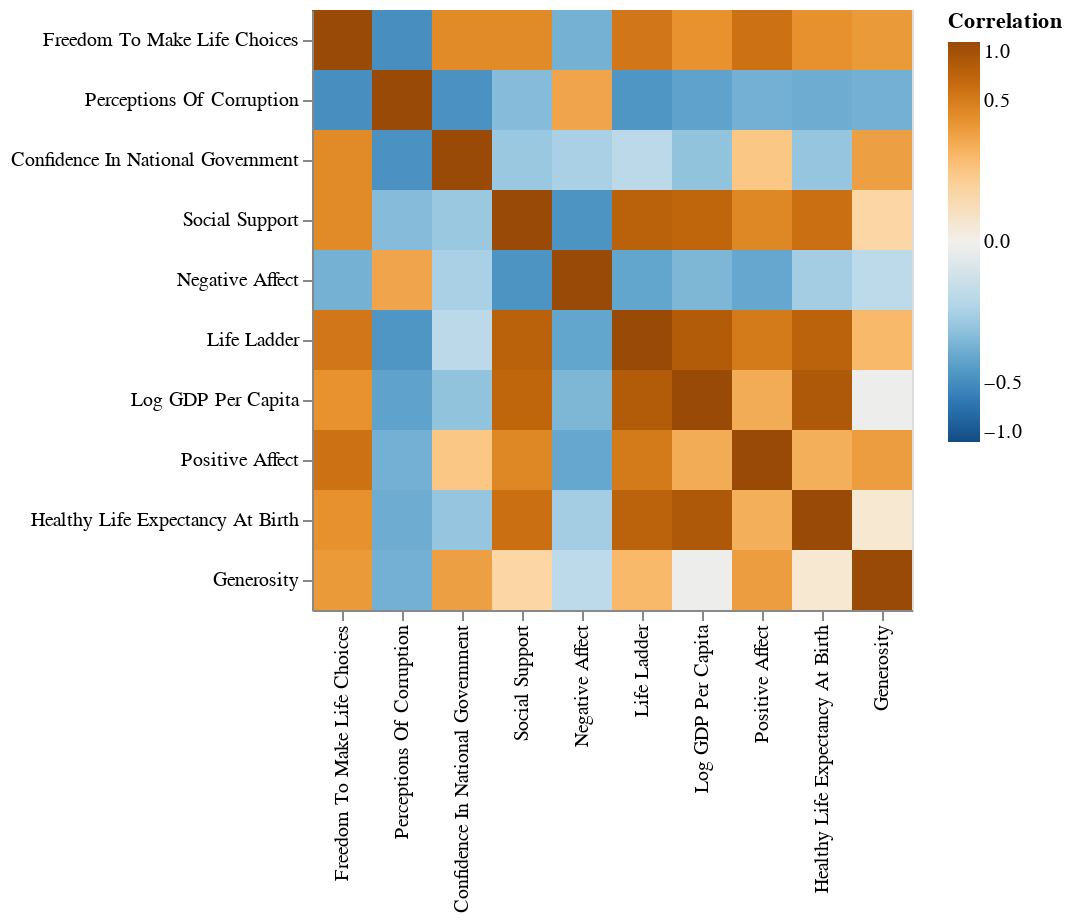

Write notebook code for a chart like this one.
### Markdown cell above
#### Correlation

### Code cell
happy_corr_plot

### Figure 1 — Vega-Lite specification as saved in the notebook (floating-point values rounded to 4 significant figures)
{"$schema": "https://vega.github.io/schema/vega-lite/v5.16.3.json", "config": {"view": {"continuousHeight": 300, "continuousWidth": 300}}, "data": {"name": "data-0e8442f87c5b1eec131ffd03919ff1cf"}, "datasets": {"data-0e8442f87c5b1eec131ffd03919ff1cf": [{"Correlation": 1, "col": "Life Ladder", "row": "Life Ladder"}, {"Correlation": 0.7849, "col": "Life Ladder", "row": "Log GDP Per Capita"}, {"Correlation": 0.7217, "col": "Life Ladder", "row": "Social Support"}, {"Correlation": 0.7135, "col": "Life Ladder", "row": "Healthy Life Expectancy At Birth"}, {"Correlation": 0.5345, "col": "Life Ladder", "row": "Freedom To Make Life Choices"}, {"Correlation": 0.1817, "col": "Life Ladder", "row": "Generosity"}, {"Correlation": -0.4316, "col": "Life Ladder", "row": "Perceptions Of Corruption"}, {"Correlation": 0.5182, "col": "Life Ladder", "row": "Positive Affect"}, {"Correlation": -0.34, "col": "Life Ladder", "row": "Negative Affect"}, {"Correlation": -0.08189, "col": "Life Ladder", "row": "Confidence In National Government"}, {"Correlation": 0.7849, "col": "Log GDP Per Capita", "row": "Life Ladder"}, {"Correlation": 1, "col": "Log GDP Per Capita", "row": "Log GDP Per Capita"}, {"Correlation": 0.6836, "col": "Log GDP Per Capita", "row": "Social Support"}, {"Correlation": 0.8181, "col": "Log GDP Per Capita", "row": "Healthy Life Expectancy At Birth"}, {"Correlation": 0.3676, "col": "Log GDP Per Capita", "row": "Freedom To Make Life Choices"}, {"Correlation": -0.0007997, "col": "Log GDP Per Capita", "row": "Generosity"}, {"Correlation": -0.3529, "col": "Log GDP Per Capita", "row": "Perceptions Of Corruption"}, {"Correlation": 0.238, "col": "Log GDP Per Capita", "row": "Positive Affect"}, {"Correlation": -0.2476, "col": "Log GDP Per Capita", "row": "Negative Affect"}, {"Correlation": -0.1884, "col": "Log GDP Per Capita", "row": "Confidence In National Government"}, {"Correlation": 0.7217, "col": "Social Support", "row": "Life Ladder"}, {"Correlation": 0.6836, "col": "Social Support", "row": "Log GDP Per Capita"}, {"Correlation": 1, "col": "Social Support", "row": "Social Support"}, {"Correlation": 0.5977, "col": "Social Support", "row": "Healthy Life Expectancy At Birth"}, {"Correlation": 0.4094, "col": "Social Support", "row": "Freedom To Make Life Choices"}, {"Correlation": 0.06859, "col": "Social Support", "row": "Generosity"}, {"Correlation": -0.2226, "col": "Social Support", "row": "Perceptions Of Corruption"}, {"Correlation": 0.4311, "col": "Social Support", "row": "Positive Affect"}, {"Correlation": -0.4418, "col": "Social Support", "row": "Negative Affect"}, {"Correlation": -0.1696, "col": "Social Support", "row": "Confidence In National Government"}, {"Correlation": 0.7135, "col": "Healthy Life Expectancy At Birth", "row": "Life Ladder"}, {"Correlation": 0.8181, "col": "Healthy Life Expectancy At Birth", "row": "Log GDP Per Capita"}, {"Correlation": 0.5977, "col": "Healthy Life Expectancy At Birth", "row": "Social Support"}, {"Correlation": 1, "col": "Healthy Life Expectancy At Birth", "row": "Healthy Life Expectancy At Birth"}, {"Correlation": 0.3734, "col": "Healthy Life Expectancy At Birth", "row": "Freedom To Make Life Choices"}, {"Correlation": 0.01088, "col": "Healthy Life Expectancy At Birth", "row": "Generosity"}, {"Correlation": -0.2991, "col": "Healthy Life Expectancy At Birth", "row": "Perceptions Of Corruption"}, {"Correlation": 0.2231, "col": "Healthy Life Expectancy At Birth", "row": "Positive Affect"}, {"Correlation": -0.1407, "col": "Healthy Life Expectancy At Birth", "row": "Negative Affect"}, {"Correlation": -0.178, "col": "Healthy Life Expectancy At Birth", "row": "Confidence In National Government"}, {"Correlation": 0.5345, "col": "Freedom To Make Life Choices", "row": "Life Ladder"}, {"Correlation": 0.3676, "col": "Freedom To Make Life Choices", "row": "Log GDP Per Capita"}, {"Correlation": 0.4094, "col": "Freedom To Make Life Choices", "row": "Social Support"}, {"Correlation": 0.3734, "col": "Freedom To Make Life Choices", "row": "Healthy Life Expectancy At Birth"}, {"Correlation": 1, "col": "Freedom To Make Life Choices", "row": "Freedom To Make Life Choices"}, {"Correlation": 0.3251, "col": "Freedom To Make Life Choices", "row": "Generosity"}, {"Correlation": -0.4765, "col": "Freedom To Make Life Choices", "row": "Perceptions Of Corruption"}, {"Correlation": 0.5788, "col": "Freedom To Make Life Choices", "row": "Positive Affect"}, {"Correlation": -0.2755, "col": "Freedom To Make Life Choices", "row": "Negative Affect"}, {"Correlation": 0.4085, "col": "Freedom To Make Life Choices", "row": "Confidence In National Government"}, {"Correlation": 0.1817, "col": "Generosity", "row": "Life Ladder"}, {"Correlation": -0.0007997, "col": "Generosity", "row": "Log GDP Per Capita"}, {"Correlation": 0.06859, "col": "Generosity", "row": "Social Support"}, {"Correlation": 0.01088, "col": "Generosity", "row": "Healthy Life Expectancy At Birth"}, {"Correlation": 0.3251, "col": "Generosity", "row": "Freedom To Make Life Choices"}, {"Correlation": 1, "col": "Generosity", "row": "Generosity"}, {"Correlation": -0.2795, "col": "Generosity", "row": "Perceptions Of Corruption"}, {"Correlation": 0.3071, "col": "Generosity", "row": "Positive Affect"}, {"Correlation": -0.08084, "col": "Generosity", "row": "Negative Affect"}, {"Correlation": 0.2944, "col": "Generosity", "row": "Confidence In National Government"}, {"Correlation": -0.4316, "col": "Perceptions Of Corruption", "row": "Life Ladder"}, {"Correlation": -0.3529, "col": "Perceptions Of Corruption", "row": "Log GDP Per Capita"}, {"Correlation": -0.2226, "col": "Perceptions Of Corruption", "row": "Social Support"}, {"Correlation": -0.2991, "col": "Perceptions Of Corruption", "row": "Healthy Life Expectancy At Birth"}, {"Correlation": -0.4765, "col": "Perceptions Of Corruption", "row": "Freedom To Make Life Choices"}, {"Correlation": -0.2795, "col": "Perceptions Of Corruption", "row": "Generosity"}, {"Correlation": 1, "col": "Perceptions Of Corruption", "row": "Perceptions Of Corruption"}, {"Correlation": -0.2806, "col": "Perceptions Of Corruption", "row": "Positive Affect"}, {"Correlation": 0.2663, "col": "Perceptions Of Corruption", "row": "Negative Affect"}, {"Correlation": -0.4608, "col": "Perceptions Of Corruption", "row": "Confidence In National Government"}, {"Correlation": 0.5182, "col": "Positive Affect", "row": "Life Ladder"}, {"Correlation": 0.238, "col": "Positive Affect", "row": "Log GDP Per Capita"}, {"Correlation": 0.4311, "col": "Positive Affect", "row": "Social Support"}, {"Correlation": 0.2231, "col": "Positive Affect", "row": "Healthy Life Expectancy At Birth"}, {"Correlation": 0.5788, "col": "Positive Affect", "row": "Freedom To Make Life Choices"}, {"Correlation": 0.3071, "col": "Positive Affect", "row": "Generosity"}, {"Correlation": -0.2806, "col": "Positive Affect", "row": "Perceptions Of Corruption"}, {"Correlation": 1, "col": "Positive Affect", "row": "Positive Affect"}, {"Correlation": -0.3302, "col": "Positive Affect", "row": "Negative Affect"}, {"Correlation": 0.1232, "col": "Positive Affect", "row": "Confidence In National Government"}, {"Correlation": -0.34, "col": "Negative Affect", "row": "Life Ladder"}, {"Correlation": -0.2476, "col": "Negative Affect", "row": "Log GDP Per Capita"}, {"Correlation": -0.4418, "col": "Negative Affect", "row": "Social Support"}, {"Correlation": -0.1407, "col": "Negative Affect", "row": "Healthy Life Expectancy At Birth"}, {"Correlation": -0.2755, "col": "Negative Affect", "row": "Freedom To Make Life Choices"}, {"Correlation": -0.08084, "col": "Negative Affect", "row": "Generosity"}, {"Correlation": 0.2663, "col": "Negative Affect", "row": "Perceptions Of Corruption"}, {"Correlation": -0.3302, "col": "Negative Affect", "row": "Positive Affect"}, {"Correlation": 1, "col": "Negative Affect", "row": "Negative Affect"}, {"Correlation": -0.1256, "col": "Negative Affect", "row": "Confidence In National Government"}, {"Correlation": -0.08189, "col": "Confidence In National Government", "row": "Life Ladder"}, {"Correlation": -0.1884, "col": "Confidence In National Government", "row": "Log GDP Per Capita"}, {"Correlation": -0.1696, "col": "Confidence In National Government", "row": "Social Support"}, {"Correlation": -0.178, "col": "Confidence In National Government", "row": "Healthy Life Expectancy At Birth"}, {"Correlation": 0.4085, "col": "Confidence In National Government", "row": "Freedom To Make Life Choices"}, {"Correlation": 0.2944, "col": "Confidence In National Government", "row": "Generosity"}, {"Correlation": -0.4608, "col": "Confidence In National Government", "row": "Perceptions Of Corruption"}, {"Correlation": 0.1232, "col": "Confidence In National Government", "row": "Positive Affect"}, {"Correlation": -0.1256, "col": "Confidence In National Government", "row": "Negative Affect"}, {"Correlation": 1, "col": "Confidence In National Government", "row": "Confidence In National Government"}]}, "encoding": {"color": {"field": "Correlation", "legend": {"tickCount": 5}, "scale": {"domain": [-1, 1], "scheme": "blueorange", "type": "sqrt"}, "type": "quantitative"}, "x": {"field": "col", "sort": {"field": "Correlation", "order": "ascending"}, "title": "", "type": "nominal"}, "y": {"field": "row", "sort": {"field": "Correlation", "order": "ascending"}, "title": "", "type": "nominal"}}, "height": 300, "mark": {"type": "rect"}, "width": 300}
